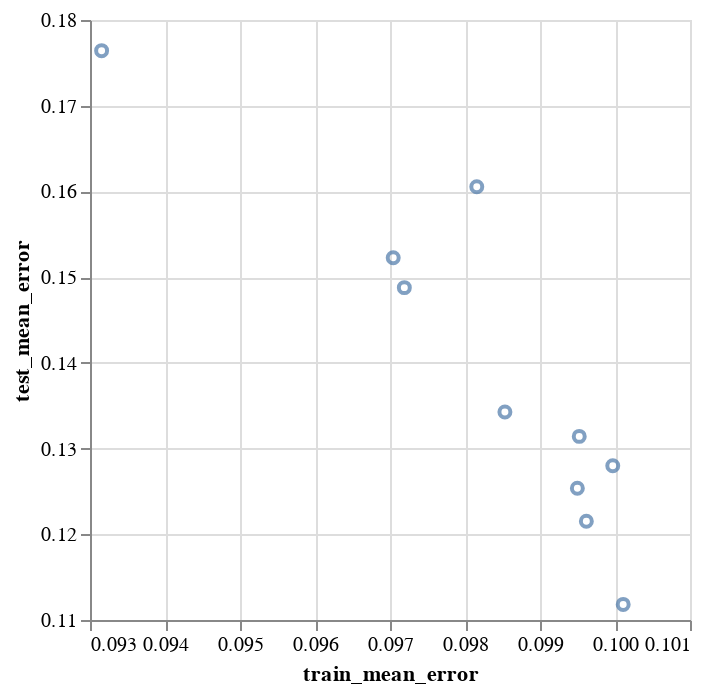

The code cell stored with this chart in its notebook:
### Code cell
rf = make_pipeline(
    prepare_nonlinear,
    RandomForestRegressor(n_jobs=-1, random_state=42, min_weight_fraction_leaf=0.005),
)

rf_score = cross_validate(
    rf,
    X,
    y,
    scoring=["neg_mean_squared_error"],
    cv=10,
    return_train_score=True,
)

plot_cv_scores(pd.DataFrame(rf_score))

### Figure 1 — Vega specification as saved in the notebook (floating-point values rounded to 4 significant figures)
{"$schema": "https://vega.github.io/schema/vega/v5.json", "data": [{"name": "source_0", "values": [{"test_mean_error": 0.1215, "train_mean_error": 0.09962}, {"test_mean_error": 0.1488, "train_mean_error": 0.09719}, {"test_mean_error": 0.1254, "train_mean_error": 0.0995}, {"test_mean_error": 0.1605, "train_mean_error": 0.09816}, {"test_mean_error": 0.1764, "train_mean_error": 0.09315}, {"test_mean_error": 0.1314, "train_mean_error": 0.09952}, {"test_mean_error": 0.1118, "train_mean_error": 0.1001}, {"test_mean_error": 0.128, "train_mean_error": 0.09997}, {"test_mean_error": 0.1343, "train_mean_error": 0.09853}, {"test_mean_error": 0.1523, "train_mean_error": 0.09704}]}, {"name": "source_0_x_domain_train_mean_error", "values": [{"min": 0.09315, "max": 0.1001}]}, {"name": "source_0_y_domain_test_mean_error", "values": [{"min": 0.1118, "max": 0.1764}]}], "marks": [{"type": "symbol", "name": "marks", "from": {"data": "source_0"}, "encode": {"update": {"x": {"field": "train_mean_error", "scale": "x"}, "opacity": {"value": 0.7}, "tooltip": {"signal": "{\"train_mean_error\": format(datum[\"train_mean_error\"], \".3\"), \"test_mean_error\": format(datum[\"test_mean_error\"], \".3\")}"}, "stroke": {"value": "#4c78a8"}, "ariaRoleDescription": {"value": "point"}, "description": {"signal": "\"train_mean_error: \" + (format(datum[\"train_mean_error\"], \"\")) + \"; test_mean_error: \" + (format(datum[\"test_mean_error\"], \"\"))"}, "fill": {"value": "transparent"}, "y": {"field": "test_mean_error", "scale": "y"}}}, "style": ["point"]}], "scales": [{"name": "x", "type": "linear", "domain": [{"signal": "(data(\"source_0_x_domain_train_mean_error\")[0] || {}).min"}, {"signal": "(data(\"source_0_x_domain_train_mean_error\")[0] || {}).max"}], "range": [0, {"signal": "width"}], "nice": true, "zero": false}, {"name": "y", "type": "linear", "domain": [{"signal": "(data(\"source_0_y_domain_test_mean_error\")[0] || {}).min"}, {"signal": "(data(\"source_0_y_domain_test_mean_error\")[0] || {}).max"}], "range": [{"signal": "height"}, 0], "zero": false, "nice": true}], "axes": [{"scale": "x", "minExtent": 0, "grid": true, "aria": false, "maxExtent": 0, "gridScale": "y", "ticks": false, "orient": "bottom", "labels": false, "tickCount": {"signal": "ceil(width/40)"}, "domain": false, "zindex": 0}, {"scale": "y", "domain": false, "zindex": 0, "tickCount": {"signal": "ceil(height/40)"}, "aria": false, "maxExtent": 0, "ticks": false, "minExtent": 0, "grid": true, "gridScale": "x", "labels": false, "orient": "left"}, {"scale": "x", "orient": "bottom", "title": "train_mean_error", "zindex": 0, "grid": false, "labelFlush": true, "labelOverlap": true, "tickCount": {"signal": "ceil(width/40)"}}, {"scale": "y", "zindex": 0, "title": "test_mean_error", "tickCount": {"signal": "ceil(height/40)"}, "grid": false, "labelOverlap": true, "orient": "left"}], "background": "white", "padding": 5, "width": 300, "height": 300, "style": "cell"}
